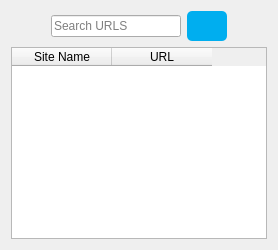
         <widget class="QWidget" name="coopurl_page">
          <property name="styleSheet">
           <string notr="true">color: rgb(0, 0, 0);</string>
          </property>
          <layout class="QGridLayout" name="gridLayout_8">
           <item row="0" column="0">
            <layout class="QGridLayout" name="gridLayout_6">
             <item row="0" column="0">
              <layout class="QHBoxLayout" name="searchbarHorintoallayout">
               <property name="leftMargin">
                <number>40</number>
               </property>
               <property name="rightMargin">
                <number>40</number>
               </property>
               <item>
                <widget class="QLineEdit" name="coopurl_search_lineedit">
                 <property name="placeholderText">
                  <string>Search URLS</string>
                 </property>
                 <property name="cursorMoveStyle">
                  <enum>Qt::CursorMoveStyle::VisualMoveStyle</enum>
                 </property>
                 <property name="clearButtonEnabled">
                  <bool>true</bool>
                 </property>
                </widget>
               </item>
               <item>
                <widget class="QPushButton" name="coopurl_Search_button">
                 <property name="styleSheet">
                  <string notr="true">QPushButton {
    color: white;
    background-color: #00AEEF; /* Bootstrap's primary blue color */

    border-radius: 5px;
    padding: 8px 4px;
}
QPushButton:hover {
    background-color: #0056b3; /* Darker blue on hover */
    border-color: #0056b3; /* Darker blue border on hover */
}</string>
                 </property>
                 <property name="text">
                  <string/>
                 </property>
                 <property name="icon">
                  <iconset theme="edit-find"/>
                 </property>
                </widget>
               </item>
              </layout>
             </item>
             <item row="1" column="0">
              <widget class="QTableWidget" name="coopurl_table">
               <column>
                <property name="text">
                 <string>Site Name</string>
                </property>
               </column>
               <column>
                <property name="text">
                 <string>URL</string>
                </property>
               </column>
              </widget>
             </item>
            </layout>
           </item>
          </layout>
         </widget>
